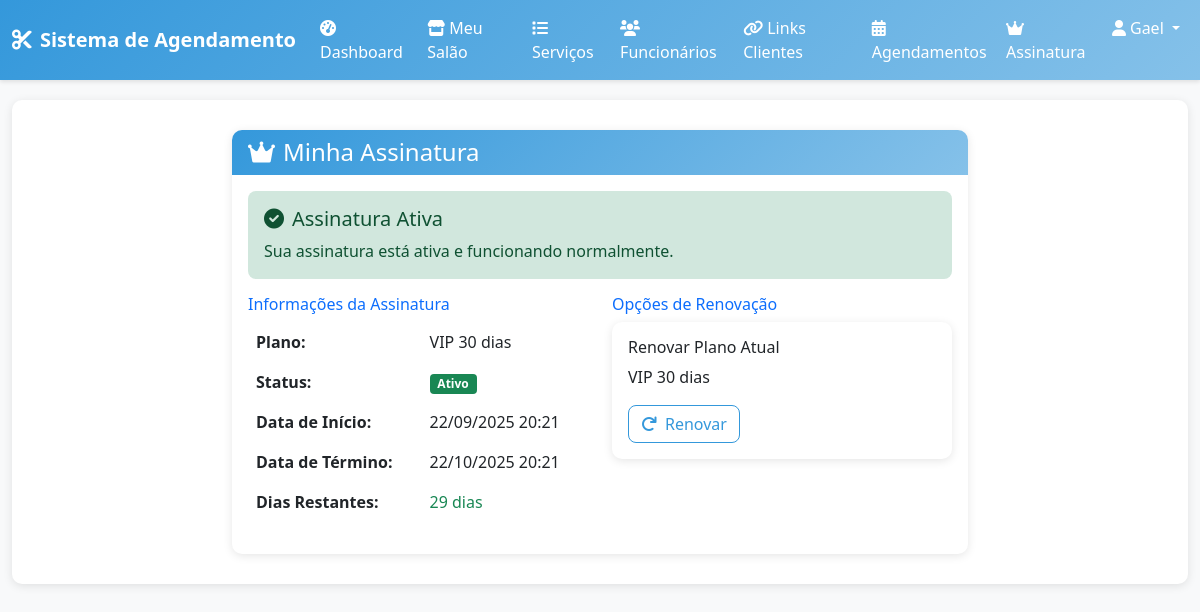
The app's page /subscriptions/ (signed in) with its own data.
### subscriptions/models.py (models this page shows, shortened)
class Subscription(models.Model):
    PLAN_TYPES = (
        ('trial_10', 'Teste 10 dias'),
        ('vip_30', 'VIP 30 dias'),
    )
    STATUS_CHOICES = (
        ('active', 'Ativo'),
        ('expired', 'Expirado'),
        ('cancelled', 'Cancelado'),
    )
    user = models.OneToOneField(User, on_delete=models.CASCADE, related_name='subscription')
    plan_type = models.CharField(max_length=10, choices=PLAN_TYPES, default='trial_10')
    start_date = models.DateTimeField(auto_now_add=True)
    end_date = models.DateTimeField()
    status = models.CharField(max_length=10, choices=STATUS_CHOICES, default='active')
    created_at = models.DateTimeField(auto_now_add=True)
    last_renewal = models.DateTimeField(blank=True, null=True)
    def is_active(self):
        return self.status == 'active' and self.end_date > timezone.now()
    def days_remaining(self):
        if self.is_active():
            remaining = self.end_date - timezone.now()
            return remaining.days
        return 0
    class Meta:
        verbose_name = "Assinatura"
        verbose_name_plural = "Assinaturas"

### subscriptions/views.py (the view)
# urls.py: path('', views.subscription_detail, name='detail'),
@login_required
def subscription_detail(request):
    if request.user.profile.user_type != 'owner':
        messages.error(request, 'Acesso negado. Apenas proprietários podem acessar esta página.')
        return redirect('accounts:dashboard')
    plan_from_url = request.GET.get('plan', 'trial_10')
    if plan_from_url == 'vip':
        plan_from_url = 'vip_30'
    subscription, created = Subscription.objects.get_or_create(
        user=request.user,
        defaults={'plan_type': plan_from_url}
    )
    if not subscription.is_active() and subscription.status == 'active':
        subscription.status = 'expired'
        subscription.save()
    return render(request, 'subscriptions/detail.html', {
        'subscription': subscription
    })

### templates/subscriptions/detail.html (shortened to what this page needs)
{% extends 'base/base.html' %}
{% block content %}
<div class="row">
    <div class="col-lg-8 mx-auto">
        <div class="card">
            <div class="card-header">
                <h4 class="mb-0">
                    <i class="fas fa-crown me-2"></i>Minha Assinatura
                </h4>
            </div>
            <div class="card-body">
                {% if subscription.is_active %}
                    <div class="alert alert-success" role="alert">
                        <h5 class="alert-heading">
                            <i class="fas fa-check-circle me-2"></i>Assinatura Ativa
                        </h5>
                        <p class="mb-0">Sua assinatura está ativa e funcionando normalmente.</p>
                    </div>
                {% endif %}
                <div class="row">
                    <div class="col-md-6">
                        <h6 class="text-primary">Informações da Assinatura</h6>
                        <table class="table table-borderless">
                            <tr>
                                <td><strong>Plano:</strong></td>
                                <td>{{ subscription.get_plan_type_display }}</td>
                            </tr>
                            <tr>
                                <td><strong>Status:</strong></td>
                                <td>
                                    <span class="badge bg-{% if subscription.is_active %}success{% else %}danger{% endif %}">
                                        {{ subscription.get_status_display }}
                                    </span>
                                </td>
                            </tr>
                            <tr>
                                <td><strong>Data de Início:</strong></td>
                                <td>{{ subscription.start_date|date:"d/m/Y H:i" }}</td>
                            </tr>
                            <tr>
                                <td><strong>Data de Término:</strong></td>
                                <td>{{ subscription.end_date|date:"d/m/Y H:i" }}</td>
                            </tr>
                            <tr>
                                <td><strong>Dias Restantes:</strong></td>
                                <td>
                                    {% if subscription.is_active %}
                                        <span class="text-{% if subscription.days_remaining <= 3 %}danger{% elif subscription.days_remaining <= 7 %}warning{% else %}success{% endif %}">
                                            {{ subscription.days_remaining }} dia{{ subscription.days_remaining|pluralize }}
                                        </span>
                                    {% else %}
                                        <span class="text-danger">Expirado</span>
                                    {% endif %}
                                </td>
                            </tr>
                        </table>
                    </div>
                    <div class="col-md-6">
                        <h6 class="text-primary">Opções de Renovação</h6>
                        <div class="card">
                            <div class="card-body">
                                <h6 class="card-title">Renovar Plano Atual</h6>
                                <p class="card-text">{{ subscription.get_plan_type_display }}</p>
                                <form method="post" action="{% url 'subscriptions:renew' %}">
                                    <button type="submit" class="btn btn-outline-primary">
                                        <i class="fas fa-redo me-2"></i>Renovar
                                    </button>
                                </form>
                            </div>
                        </div>
                    </div>
                </div>
            </div>
        </div>
    </div>
</div>
{% endblock %}

### templates/base/base.html (shortened to what this page needs)
<!DOCTYPE html>
<html lang="pt-br">
<head>
    <link href="https://cdn.jsdelivr.net/npm/bootstrap@5.1.3/dist/css/bootstrap.min.css" rel="stylesheet">
    <link href="https://cdnjs.cloudflare.com/ajax/libs/font-awesome/6.0.0/css/all.min.css" rel="stylesheet">
</head>
<body>
    <nav class="navbar navbar-expand-lg navbar-dark">
        <div class="container-fluid">
            <a class="navbar-brand" href="{% url 'core:landing_page' %}">
                <i class="fas fa-cut me-2"></i>Sistema de Agendamento
            </a>
            <div class="collapse navbar-collapse" id="navbarNav">
                <ul class="navbar-nav ms-auto">
                    {% if user.is_authenticated %}
                        {% if user.profile.user_type == 'owner' %}
                            <li class="nav-item">
                                <a class="nav-link" href="{% url 'salons:owner_dashboard' %}">
                                    <i class="fas fa-tachometer-alt me-1"></i>Dashboard
                                </a>
                            </li>
                            <li class="nav-item">
                                <a class="nav-link" href="{% url 'salons:edit_salon' %}">
                                    <i class="fas fa-store me-1"></i>Meu Salão
                                </a>
                            </li>
                            <li class="nav-item">
                                <a class="nav-link" href="{% url 'salons:services_list' %}">
                                    <i class="fas fa-list me-1"></i>Serviços
                                </a>
                            </li>
                            <li class="nav-item">
                                <a class="nav-link" href="{% url 'salons:employees_list' %}">
                                    <i class="fas fa-users me-1"></i>Funcionários
                                </a>
                            </li>
                            <li class="nav-item">
                                <a class="nav-link" href="{% url 'salons:manage_client_links' %}">
                                    <i class="fas fa-link me-1"></i>Links Clientes
                                </a>
                            </li>
                            <li class="nav-item">
                                <a class="nav-link" href="{% url 'salons:appointments_list' %}">
                                    <i class="fas fa-calendar-alt me-1"></i>Agendamentos
                                </a>
                            </li>
                            <li class="nav-item">
                                <a class="nav-link" href="{% url 'subscriptions:detail' %}">
                                    <i class="fas fa-crown me-1"></i>Assinatura
                                </a>
                            </li>
                        {% endif %}
                        <li class="nav-item dropdown">
                            <a class="nav-link dropdown-toggle" href="#" id="navbarDropdown" role="button" data-bs-toggle="dropdown">
                                <i class="fas fa-user me-1"></i>{{ user.first_name|default:user.username }}
                            </a>
                        </li>
                    {% endif %}
                </ul>
            </div>
        </div>
    </nav>
    <div class="container-fluid">
        <div class="main-content">
            {% block content %}
            {% endblock %}
        </div>
    </div>
</body>
</html>

### templates/base/base.html (style rules this page uses)
:root { --primary-color: #3498db; --primary-light: #85c1e9; --primary-dark: #2980b9; --secondary-color: #ecf0f1; --text-dark: #2c3e50; --text-light: #7f8c8d; }
body { background-color: #f8f9fa; font-family: 'Segoe UI', Tahoma, Geneva, Verdana, sans-serif; }
.navbar { background: linear-gradient(135deg, var(--primary-color), var(--primary-light)); box-shadow: 0 2px 4px rgba(0,0,0,0.1); }
.navbar-brand { font-weight: bold; color: white !important; }
.navbar-nav .nav-link { color: white !important; transition: color 0.3s; }
.main-content { background-color: white; border-radius: 10px; box-shadow: 0 2px 10px rgba(0,0,0,0.1); margin: 20px 0; padding: 30px; }
.card { border: none; border-radius: 10px; box-shadow: 0 2px 10px rgba(0,0,0,0.1); transition: transform 0.3s; }
.card-header { background: linear-gradient(135deg, var(--primary-color), var(--primary-light)); color: white; border-radius: 10px 10px 0 0 !important; border: none; }
.btn-outline-primary { color: var(--primary-color); border-color: var(--primary-color); border-radius: 8px; }
.alert { border-radius: 8px; border: none; }

### records on screen
Subscription: plan_type "VIP 30 dias", status "Ativo", start_date "22/09/2025 20:21", end_date "22/10/2025 20:21", days_remaining "29"

### other values on screen
{{ user.first_name|default:user.username }} "Gael"
